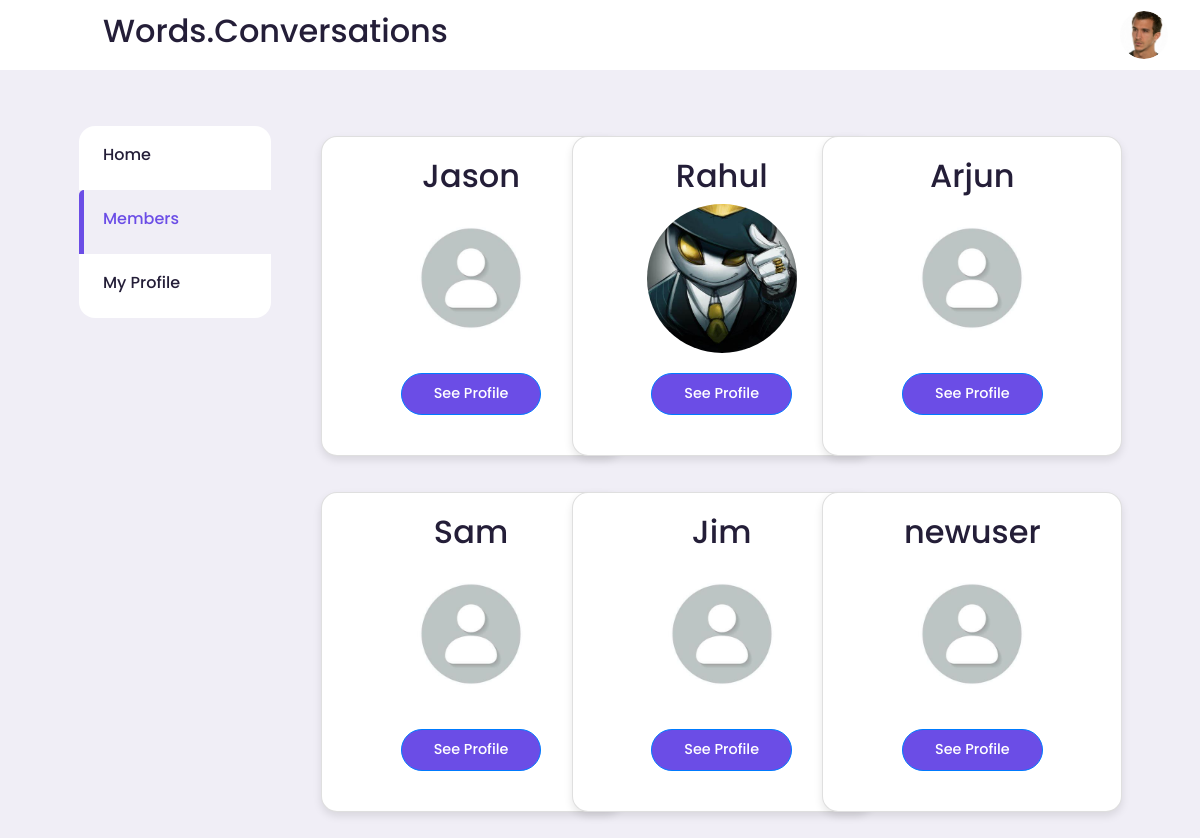
/members/ (signed in), run on the app's committed database.
### Baatein/models.py (models this page shows, shortened)
class Profile(models.Model):
    user = models.OneToOneField(User, on_delete=models.CASCADE)
    follows = models.ManyToManyField(
        "self", related_name="followed_by", symmetrical=False, blank=True)
    date_modifiled = models.DateTimeField(User, auto_now=True)
    image = models.ImageField(
        upload_to='profile_images/', blank=True, null=True)

### Baatein/views.py (the view)
# urls.py: path('members/', views.members, name='members'),
def members(request):
    if request.user.is_authenticated:
        member_list = Profile.objects.exclude(user=request.user)
        return render(request, 'members.html', {"member_list": member_list})
    else:
        response = HttpResponseRedirect('/')
        response.status_code = 403
        return response

### Baatein/templates/members.html (shortened to what this page needs)
<!DOCTYPE html>
{% load static %}
<html lang="en">
<head>
    <link
    href="https://stackpath.bootstrapcdn.com/bootstrap/4.3.1/css/bootstrap.min.css"
    rel="stylesheet"
    />
    <link rel="stylesheet" href="https://unicons.iconscout.com/release/v2.1.6/css/unicons.css">
    <link rel="stylesheet" href="{% static 'css/member_style.css' %}">
</head>
<body>
    <nav>
        <div class="container">
            <div class="left-content">
                <h2 class="log">
                    Words.Conversations
                </h2>
            </div>
            <div class="right-content">
                <div class="profile-picture">
                    <div class="profile-picture">
                        {% if request.user.profile.image %}
                        <img src="{{ request.user.profile.image.url }}" alt="User profile picture" id="profileImg" onclick="toggleMenu()">
                        {% else %}
                        <img src="{% static 'img/profile-pic.jpg' %}" alt="User profile picture" id="profileImg" onclick="toggleMenu()">
                        {% endif %}
                    </div>
                </div>
            </div>
        </div>
    </nav>
    <main>
        <div class="container">
            <div class="left">
                <div class="sidebar">
                    <a class="menu-item" href="{% url 'index' %}">
                        <b><h3>Home</h3></b>
                    </a>
                    <a class="menu-item active" href="{% url 'members' %}">
                        <h3>Members</h3>
                    </a>
                    <a class="menu-item" href="{% url 'profile' request.user.id %}">
                        <h3>My Profile</h3>
                    </a>
                </div>
            </div>
            <div class="main-content">
                <div class="row">
                  {% for member in member_list %}
                    <div class="col-md-4 mb-3">
                      <div class="card">
                        <div>
                            <h2>{{ member.user.username }}</h2>
                        </div>
                        {% if member.user.profile.image %}
                        <img
                          class="card-img-top"
                          src="{{ member.user.profile.image.url }}"
                          alt="Profile Image of {{ member.user.username }}"
                        />
                        {% else %}
                        <img
                          class="card-img-top"
                          src="{% static 'img/profile-pic.jpg' %}"
                          alt="Profile Image of {{ member.user.username }}"
                        />
                        {% endif %}
                        <div class="card-body">
                          <center><a href="/profile/{{ member.user.id }}" class="btn btn-primary">See Profile</a></center>
                        </div>
                      </div>
                    </div>
                  {% endfor %}
                </div>
            </div>
        </div>
    </main>
</body>
</html>

### static/css/member_style.css (style rules this page uses)
:root { --color-white: hsl(252,30%,100%); --color-light: hsl(252,30%,95%); --color-gray: hsl(252,15%,65%); --color-primary: hsl(252,75%,60%); --color-secondary: hsl(252,100%,90%); --color-success: hsl(120,95%,65%); --color-danger: hsl(0,95%,65%); --color-dark: hsl(252,30%,17%); --color-black: hsl(252,30%,10%); --border-radius: 2rem; --card-border-radius: 1rem; --btn-padding: 0.6rem 2rem; --card-padding: 1rem; --sticky-top-left: 5.4rem; --sticky-top-right: -18rem; }
*, *::before, *::after { margin: 0; padding: 0; outline: 0; box-sizing: border-box; text-decoration: none; list-style: none; border: none; }
body { font-family: "Poppins", sans-serif; color: var(--color-dark); background: var(--color-light); overflow-x: hidden; }
.container { width: 80%; margin: 0 auto; }
.profile-picture { width: 3.0rem; aspect-ratio: 1/1; border-radius: 50%; overflow: hidden; }
img { display: block; width: 100%; }
.btn { display: inline-block; padding: var(--btn-padding); font-weight: 500; border-radius: var(--border-radius); cursor: pointer; transition: all 300ms ease; font-size: 0.9rem; }
.btn-primary { background: var(--color-primary); color: white; }
nav { width: 100%; background: var(--color-white); padding: 0.7rem 0; position: fixed; top: 0; z-index: 10; }
nav .container { display: flex; align-items: center; justify-content: space-between; }
nav .left-content { flex: 1; margin-left: -2rem; }
nav .right-content { display: flex; align-items: center; gap: 1rem; margin-right: -15rem; transition: transform 0.3s ease; }
main { position: relative; top: 5.4rem; }
main .container { display: grid; grid-template-columns: 18vh auto auto; column-gap: 2rem; position: relative; }
main .container .left { height: max-content; position: sticky; top: var(--sticky-top-left); margin: 0; }
main .container .main-content { margin-top: 2.5rem; }
.left .sidebar { margin-top: 2.5rem; width: 12rem; background: var(--color-white); border-radius: var(--card-border-radius); margin-left: -3.5rem; }
.left .sidebar .menu-item { display: flex; align-items: center; justify-content: flex-start; height: 4rem; padding-left: 1.5rem; cursor: pointer; transition: all 300ms ease; position: relative; }
.left .sidebar h3 { font-family: "Poppins", sans-serif; font-weight: 500; font-size: 1rem; color: var(--color-dark); }
.left .sidebar .active { background: var(--color-light); }
.left .sidebar .active i, .left .sidebar .active h3 { color: var(--color-primary); }
.left .sidebar .active::before { content: ""; display: block; width: 0.3rem; height: 100%; position: absolute; left: 0; top: 0; background: var(--color-primary); border-top-left-radius: var(--card-border-radius); }
.card { display: flex; flex-direction: column; align-items: center; justify-content: space-between; width: 300px; height: 320px; overflow: hidden; border-radius: var(--card-border-radius); background: var(--color-white); box-shadow: 0 4px 8px rgba(0, 0, 0, 0.1); margin: 10px; padding: 20px; }
.card-img-top { width: 150px; height: 150px; border-radius: 50%; object-fit: cover; overflow: hidden; }

### data on the page
Profile: user.username "Jason"
Profile: user.username "Rahul", user.profile.image (picture)
Profile: user.username "Arjun"
Profile: user.username "Sam"
Profile: user.username "Jim"
Profile: user.username "newuser"
